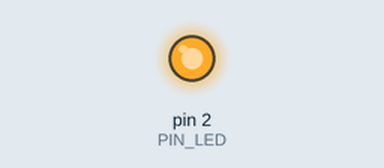
Bench run of a sketch on a simulated Arduino Uno, built with avr-gcc and run on an emulated ATmega328P. Shown: output pins drawn as LEDs (lit = HIGH).

Above: at 0.1 s.
Timing chart, 0 to 1.6 s (numbered marks = the images above):
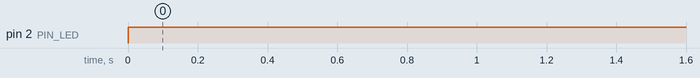

The sketch:

GpioTest.ino
```cpp
/*******************************************************************
    GpioTest.ino

    While you keep pushing button, LED is turned ON.

*******************************************************************/


#define	PIN_LED		(2)
#define	PIN_BUTTON	(0)


//=====================================
// Initialize LED
//=====================================
void init_led()
{
    pinMode(PIN_LED, OUTPUT);
    set_led_status(0);
}

//=====================================
// Setup LED status(On or Off)
//=====================================
void set_led_status(int status) // status : 0->Off, not zero->On
{
    if(status) {
        digitalWrite(PIN_LED, HIGH);    // turn on LED.
    }
    else {
        digitalWrite(PIN_LED, LOW);     // turn off LED.
    }
}

//=====================================
// Initialize button
//=====================================
void init_button()
{
    pinMode(PIN_BUTTON, INPUT);
}

//=====================================
// Get button status(On or Off)
//=====================================
int get_button_status()
{
	int button_status = digitalRead(PIN_BUTTON);
    if(button_status == 0) { // If button is pushed
        //Serial.print("FizzBuzz\n");
        return  1;
    }
    else {
        return  0;
    }
}

//=====================================
// Initialization
//=====================================
void setup()
{
    // Initialize LED
    init_led();
    // Initialize button
    init_button();

  Serial.begin(115200);
}

//=====================================
// Main loop
//=====================================
void loop()
{
    int button_status;
	button_status = get_button_status();

    if(button_status) { // If button is pushed, turn on LED.
        set_led_status(1);
    }
    else{
        set_led_status(0);
    }

}
```

Measured:
- by itself, pin 2 (PIN_LED): LOW → HIGH at 0.00 s
